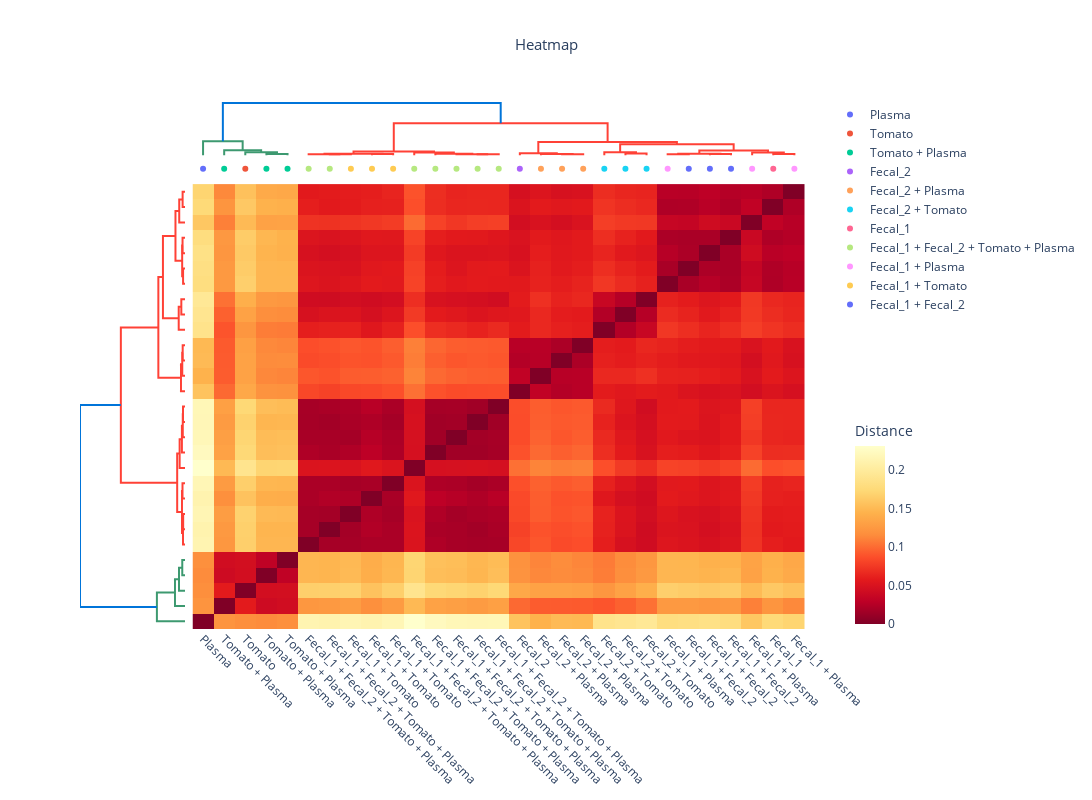

The cell this chart's notebook holds for it:
### Code cell
plot = memo.plot_heatmap(
    memo_matrix=memo_matrix_filtered,
    df_metadata=df_meta_sub,
    filename_col = 'Filename',
    label_col = 'contains',
    plotly_discrete_cm = px.colors.qualitative.Plotly,
    linkage_method='ward',
    linkage_metric = 'euclidean',
    heatmap_metric = 'braycurtis',
    norm = False,
    scaling= False
)

### Figure 1 — Plotly figure (JSON) as saved in the notebook; plotly's stock layout.template omitted (floating-point values rounded to 4 significant figures; data arrays with more than 128 entries replaced by an {"elided": "..."} marker saying what was removed)
{"data": [{"hoverinfo": "text", "marker": {"color": "rgb(61,153,112)"}, "mode": "lines", "showlegend": false, "type": "scatter", "x": [35, 35, 45, 45], "xaxis": "x", "y": [0, 232.7, 232.7, 0], "yaxis": "y2"}, {"hoverinfo": "text", "marker": {"color": "rgb(61,153,112)"}, "mode": "lines", "showlegend": false, "type": "scatter", "x": [25, 25, 40, 40], "xaxis": "x", "y": [0, 510.5, 510.5, 232.7], "yaxis": "y2"}, {"hoverinfo": "text", "marker": {"color": "rgb(61,153,112)"}, "mode": "lines", "showlegend": false, "type": "scatter", "x": [15, 15, 32.5, 32.5], "xaxis": "x", "y": [0, 856.0, 856.0, 510.5], "yaxis": "y2"}, {"hoverinfo": "text", "marker": {"color": "rgb(61,153,112)"}, "mode": "lines", "showlegend": false, "type": "scatter", "x": [5, 5, 23.75, 23.75], "xaxis": "x", "y": [0, 2398.0, 2398.0, 856.0], "yaxis": "y2"}, {"hoverinfo": "text", "marker": {"color": "rgb(255,65,54)"}, "mode": "lines", "showlegend": false, "type": "scatter", "x": [65, 65, 75, 75], "xaxis": "x", "y": [0, 156.3, 156.3, 0], "yaxis": "y2"}, {"hoverinfo": "text", "marker": {"color": "rgb(255,65,54)"}, "mode": "lines", "showlegend": false, "type": "scatter", "x": [55, 55, 70, 70], "xaxis": "x", "y": [0, 169.0, 169.0, 156.3], "yaxis": "y2"}, {"hoverinfo": "text", "marker": {"color": "rgb(255,65,54)"}, "mode": "lines", "showlegend": false, "type": "scatter", "x": [85, 85, 95, 95], "xaxis": "x", "y": [0, 213.5, 213.5, 0], "yaxis": "y2"}, {"hoverinfo": "text", "marker": {"color": "rgb(255,65,54)"}, "mode": "lines", "showlegend": false, "type": "scatter", "x": [62.5, 62.5, 90, 90], "xaxis": "x", "y": [169.0, 258.5, 258.5, 213.5], "yaxis": "y2"}, {"hoverinfo": "text", "marker": {"color": "rgb(255,65,54)"}, "mode": "lines", "showlegend": false, "type": "scatter", "x": [135, 135, 145, 145], "xaxis": "x", "y": [0, 167.8, 167.8, 0], "yaxis": "y2"}, {"hoverinfo": "text", "marker": {"color": "rgb(255,65,54)"}, "mode": "lines", "showlegend": false, "type": "scatter", "x": [125, 125, 140, 140], "xaxis": "x", "y": [0, 189.0, 189.0, 167.8], "yaxis": "y2"}, {"hoverinfo": "text", "marker": {"color": "rgb(255,65,54)"}, "mode": "lines", "showlegend": false, "type": "scatter", "x": [115, 115, 132.5, 132.5], "xaxis": "x", "y": [0, 264.8, 264.8, 189.0], "yaxis": "y2"}, {"hoverinfo": "text", "marker": {"color": "rgb(255,65,54)"}, "mode": "lines", "showlegend": false, "type": "scatter", "x": [105, 105, 123.8, 123.8], "xaxis": "x", "y": [0, 458.3, 458.3, 264.8], "yaxis": "y2"}, {"hoverinfo": "text", "marker": {"color": "rgb(255,65,54)"}, "mode": "lines", "showlegend": false, "type": "scatter", "x": [76.25, 76.25, 114.4, 114.4], "xaxis": "x", "y": [258.5, 667.3, 667.3, 458.3], "yaxis": "y2"}, {"hoverinfo": "text", "marker": {"color": "rgb(255,65,54)"}, "mode": "lines", "showlegend": false, "type": "scatter", "x": [175, 175, 185, 185], "xaxis": "x", "y": [0, 197.3, 197.3, 0], "yaxis": "y2"}, {"hoverinfo": "text", "marker": {"color": "rgb(255,65,54)"}, "mode": "lines", "showlegend": false, "type": "scatter", "x": [165, 165, 180, 180], "xaxis": "x", "y": [0, 233.9, 233.9, 197.3], "yaxis": "y2"}, {"hoverinfo": "text", "marker": {"color": "rgb(255,65,54)"}, "mode": "lines", "showlegend": false, "type": "scatter", "x": [155, 155, 172.5, 172.5], "xaxis": "x", "y": [0, 343.8, 343.8, 233.9], "yaxis": "y2"}, {"hoverinfo": "text", "marker": {"color": "rgb(255,65,54)"}, "mode": "lines", "showlegend": false, "type": "scatter", "x": [205, 205, 215, 215], "xaxis": "x", "y": [0, 314.1, 314.1, 0], "yaxis": "y2"}, {"hoverinfo": "text", "marker": {"color": "rgb(255,65,54)"}, "mode": "lines", "showlegend": false, "type": "scatter", "x": [195, 195, 210, 210], "xaxis": "x", "y": [0, 536.9, 536.9, 314.1], "yaxis": "y2"}, {"hoverinfo": "text", "marker": {"color": "rgb(255,65,54)"}, "mode": "lines", "showlegend": false, "type": "scatter", "x": [225, 225, 235, 235], "xaxis": "x", "y": [0, 164.1, 164.1, 0], "yaxis": "y2"}, {"hoverinfo": "text", "marker": {"color": "rgb(255,65,54)"}, "mode": "lines", "showlegend": false, "type": "scatter", "x": [245, 245, 255, 255], "xaxis": "x", "y": [0, 209.5, 209.5, 0], "yaxis": "y2"}, {"hoverinfo": "text", "marker": {"color": "rgb(255,65,54)"}, "mode": "lines", "showlegend": false, "type": "scatter", "x": [230, 230, 250, 250], "xaxis": "x", "y": [164.1, 241.6, 241.6, 209.5], "yaxis": "y2"}, {"hoverinfo": "text", "marker": {"color": "rgb(255,65,54)"}, "mode": "lines", "showlegend": false, "type": "scatter", "x": [275, 275, 285, 285], "xaxis": "x", "y": [0, 203.2, 203.2, 0], "yaxis": "y2"}, {"hoverinfo": "text", "marker": {"color": "rgb(255,65,54)"}, "mode": "lines", "showlegend": false, "type": "scatter", "x": [265, 265, 280, 280], "xaxis": "x", "y": [0, 492.2, 492.2, 203.2], "yaxis": "y2"}, {"hoverinfo": "text", "marker": {"color": "rgb(255,65,54)"}, "mode": "lines", "showlegend": false, "type": "scatter", "x": [240, 240, 272.5, 272.5], "xaxis": "x", "y": [241.6, 813.0, 813.0, 492.2], "yaxis": "y2"}, {"hoverinfo": "text", "marker": {"color": "rgb(255,65,54)"}, "mode": "lines", "showlegend": false, "type": "scatter", "x": [202.5, 202.5, 256.2, 256.2], "xaxis": "x", "y": [536.9, 1882.0, 1882.0, 813.0], "yaxis": "y2"}, {"hoverinfo": "text", "marker": {"color": "rgb(255,65,54)"}, "mode": "lines", "showlegend": false, "type": "scatter", "x": [163.8, 163.8, 229.4, 229.4], "xaxis": "x", "y": [343.8, 2274.0, 2274.0, 1882.0], "yaxis": "y2"}, {"hoverinfo": "text", "marker": {"color": "rgb(255,65,54)"}, "mode": "lines", "showlegend": false, "type": "scatter", "x": [95.31, 95.31, 196.6, 196.6], "xaxis": "x", "y": [667.3, 5474.0, 5474.0, 2274.0], "yaxis": "y2"}, {"hoverinfo": "text", "marker": {"color": "rgb(0,116,217)"}, "mode": "lines", "showlegend": false, "type": "scatter", "x": [14.38, 14.38, 145.9, 145.9], "xaxis": "x", "y": [2398.0, 8959.0, 8959.0, 5474.0], "yaxis": "y2"}, {"hoverinfo": "text", "marker": {"color": "rgb(61,153,112)"}, "mode": "lines", "showlegend": false, "type": "scatter", "x": [0, -232.7, -232.7, 0], "xaxis": "x2", "y": [35, 35, 45, 45], "yaxis": "y"}, {"hoverinfo": "text", "marker": {"color": "rgb(61,153,112)"}, "mode": "lines", "showlegend": false, "type": "scatter", "x": [0, -510.5, -510.5, -232.7], "xaxis": "x2", "y": [25, 25, 40, 40], "yaxis": "y"}, {"hoverinfo": "text", "marker": {"color": "rgb(61,153,112)"}, "mode": "lines", "showlegend": false, "type": "scatter", "x": [0, -856.0, -856.0, -510.5], "xaxis": "x2", "y": [15, 15, 32.5, 32.5], "yaxis": "y"}, {"hoverinfo": "text", "marker": {"color": "rgb(61,153,112)"}, "mode": "lines", "showlegend": false, "type": "scatter", "x": [0, -2398.0, -2398.0, -856.0], "xaxis": "x2", "y": [5, 5, 23.75, 23.75], "yaxis": "y"}, {"hoverinfo": "text", "marker": {"color": "rgb(255,65,54)"}, "mode": "lines", "showlegend": false, "type": "scatter", "x": [0, -156.3, -156.3, 0], "xaxis": "x2", "y": [65, 65, 75, 75], "yaxis": "y"}, {"hoverinfo": "text", "marker": {"color": "rgb(255,65,54)"}, "mode": "lines", "showlegend": false, "type": "scatter", "x": [0, -169.0, -169.0, -156.3], "xaxis": "x2", "y": [55, 55, 70, 70], "yaxis": "y"}, {"hoverinfo": "text", "marker": {"color": "rgb(255,65,54)"}, "mode": "lines", "showlegend": false, "type": "scatter", "x": [0, -213.5, -213.5, 0], "xaxis": "x2", "y": [85, 85, 95, 95], "yaxis": "y"}, {"hoverinfo": "text", "marker": {"color": "rgb(255,65,54)"}, "mode": "lines", "showlegend": false, "type": "scatter", "x": [-169.0, -258.5, -258.5, -213.5], "xaxis": "x2", "y": [62.5, 62.5, 90, 90], "yaxis": "y"}, {"hoverinfo": "text", "marker": {"color": "rgb(255,65,54)"}, "mode": "lines", "showlegend": false, "type": "scatter", "x": [0, -167.8, -167.8, 0], "xaxis": "x2", "y": [135, 135, 145, 145], "yaxis": "y"}, {"hoverinfo": "text", "marker": {"color": "rgb(255,65,54)"}, "mode": "lines", "showlegend": false, "type": "scatter", "x": [0, -189.0, -189.0, -167.8], "xaxis": "x2", "y": [125, 125, 140, 140], "yaxis": "y"}, {"hoverinfo": "text", "marker": {"color": "rgb(255,65,54)"}, "mode": "lines", "showlegend": false, "type": "scatter", "x": [0, -264.8, -264.8, -189.0], "xaxis": "x2", "y": [115, 115, 132.5, 132.5], "yaxis": "y"}, {"hoverinfo": "text", "marker": {"color": "rgb(255,65,54)"}, "mode": "lines", "showlegend": false, "type": "scatter", "x": [0, -458.3, -458.3, -264.8], "xaxis": "x2", "y": [105, 105, 123.8, 123.8], "yaxis": "y"}, {"hoverinfo": "text", "marker": {"color": "rgb(255,65,54)"}, "mode": "lines", "showlegend": false, "type": "scatter", "x": [-258.5, -667.3, -667.3, -458.3], "xaxis": "x2", "y": [76.25, 76.25, 114.4, 114.4], "yaxis": "y"}, {"hoverinfo": "text", "marker": {"color": "rgb(255,65,54)"}, "mode": "lines", "showlegend": false, "type": "scatter", "x": [0, -197.3, -197.3, 0], "xaxis": "x2", "y": [175, 175, 185, 185], "yaxis": "y"}, {"hoverinfo": "text", "marker": {"color": "rgb(255,65,54)"}, "mode": "lines", "showlegend": false, "type": "scatter", "x": [0, -233.9, -233.9, -197.3], "xaxis": "x2", "y": [165, 165, 180, 180], "yaxis": "y"}, {"hoverinfo": "text", "marker": {"color": "rgb(255,65,54)"}, "mode": "lines", "showlegend": false, "type": "scatter", "x": [0, -343.8, -343.8, -233.9], "xaxis": "x2", "y": [155, 155, 172.5, 172.5], "yaxis": "y"}, {"hoverinfo": "text", "marker": {"color": "rgb(255,65,54)"}, "mode": "lines", "showlegend": false, "type": "scatter", "x": [0, -314.1, -314.1, 0], "xaxis": "x2", "y": [205, 205, 215, 215], "yaxis": "y"}, {"hoverinfo": "text", "marker": {"color": "rgb(255,65,54)"}, "mode": "lines", "showlegend": false, "type": "scatter", "x": [0, -536.9, -536.9, -314.1], "xaxis": "x2", "y": [195, 195, 210, 210], "yaxis": "y"}, {"hoverinfo": "text", "marker": {"color": "rgb(255,65,54)"}, "mode": "lines", "showlegend": false, "type": "scatter", "x": [0, -164.1, -164.1, 0], "xaxis": "x2", "y": [225, 225, 235, 235], "yaxis": "y"}, {"hoverinfo": "text", "marker": {"color": "rgb(255,65,54)"}, "mode": "lines", "showlegend": false, "type": "scatter", "x": [0, -209.5, -209.5, 0], "xaxis": "x2", "y": [245, 245, 255, 255], "yaxis": "y"}, {"hoverinfo": "text", "marker": {"color": "rgb(255,65,54)"}, "mode": "lines", "showlegend": false, "type": "scatter", "x": [-164.1, -241.6, -241.6, -209.5], "xaxis": "x2", "y": [230, 230, 250, 250], "yaxis": "y"}, {"hoverinfo": "text", "marker": {"color": "rgb(255,65,54)"}, "mode": "lines", "showlegend": false, "type": "scatter", "x": [0, -203.2, -203.2, 0], "xaxis": "x2", "y": [275, 275, 285, 285], "yaxis": "y"}, {"hoverinfo": "text", "marker": {"color": "rgb(255,65,54)"}, "mode": "lines", "showlegend": false, "type": "scatter", "x": [0, -492.2, -492.2, -203.2], "xaxis": "x2", "y": [265, 265, 280, 280], "yaxis": "y"}, {"hoverinfo": "text", "marker": {"color": "rgb(255,65,54)"}, "mode": "lines", "showlegend": false, "type": "scatter", "x": [-241.6, -813.0, -813.0, -492.2], "xaxis": "x2", "y": [240, 240, 272.5, 272.5], "yaxis": "y"}, {"hoverinfo": "text", "marker": {"color": "rgb(255,65,54)"}, "mode": "lines", "showlegend": false, "type": "scatter", "x": [-536.9, -1882.0, -1882.0, -813.0], "xaxis": "x2", "y": [202.5, 202.5, 256.2, 256.2], "yaxis": "y"}, {"hoverinfo": "text", "marker": {"color": "rgb(255,65,54)"}, "mode": "lines", "showlegend": false, "type": "scatter", "x": [-343.8, -2274.0, -2274.0, -1882.0], "xaxis": "x2", "y": [163.8, 163.8, 229.4, 229.4], "yaxis": "y"}, {"hoverinfo": "text", "marker": {"color": "rgb(255,65,54)"}, "mode": "lines", "showlegend": false, "type": "scatter", "x": [-667.3, -5474.0, -5474.0, -2274.0], "xaxis": "x2", "y": [95.31, 95.31, 196.6, 196.6], "yaxis": "y"}, {"hoverinfo": "text", "marker": {"color": "rgb(0,116,217)"}, "mode": "lines", "showlegend": false, "type": "scatter", "x": [-2398.0, -8959.0, -8959.0, -5474.0], "xaxis": "x2", "y": [14.38, 14.38, 145.9, 145.9], "yaxis": "y"}, {"colorbar": {"len": 0.4, "title": {"text": "Distance"}, "y": 0.2, "ypad": 5}, "colorscale": [[0, "rgb(255,255,204)"], [0.125, "rgb(255,237,160)"], [0.25, "rgb(254,217,118)"], [0.375, "rgb(254,178,76)"], [0.5, "rgb(253,141,60)"], [0.625, "rgb(252,78,42)"], [0.75, "rgb(227,26,28)"], [0.875, "rgb(189,0,38)"], [1, "rgb(128,0,38)"]], "reversescale": true, "showlegend": false, "type": "heatmap", "x": [5, 15, 25, 35, 45, 55, 65, 75, 85, 95, 105, 115, 125, 135, 145, 155, 165, 175, 185, 195, 205, 215, 225, 235, 245, 255, 265, 275, 285], "y": [5, 15, 25, 35, 45, 55, 65, 75, 85, 95, 105, 115, 125, 135, 145, 155, 165, 175, 185, 195, 205, 215, 225, 235, 245, 255, 265, 275, 285], "z": {"elided": "29x29 float values"}}, {"marker": {"color": "#636EFA"}, "mode": "markers", "name": "Plasma", "type": "scatter", "x": [5], "xaxis": "x", "y": [1], "yaxis": "y3"}, {"marker": {"color": "#EF553B"}, "mode": "markers", "name": "Tomato", "type": "scatter", "x": [25], "xaxis": "x", "y": [1], "yaxis": "y3"}, {"marker": {"color": "#00CC96"}, "mode": "markers", "name": "Tomato + Plasma", "type": "scatter", "x": [15, 35, 45], "xaxis": "x", "y": [1, 1, 1], "yaxis": "y3"}, {"marker": {"color": "#AB63FA"}, "mode": "markers", "name": "Fecal_2", "type": "scatter", "x": [155], "xaxis": "x", "y": [1], "yaxis": "y3"}, {"marker": {"color": "#FFA15A"}, "mode": "markers", "name": "Fecal_2 + Plasma", "type": "scatter", "x": [165, 175, 185], "xaxis": "x", "y": [1, 1, 1], "yaxis": "y3"}, {"marker": {"color": "#19D3F3"}, "mode": "markers", "name": "Fecal_2 + Tomato", "type": "scatter", "x": [195, 205, 215], "xaxis": "x", "y": [1, 1, 1], "yaxis": "y3"}, {"marker": {"color": "#FF6692"}, "mode": "markers", "name": "Fecal_1", "type": "scatter", "x": [275], "xaxis": "x", "y": [1], "yaxis": "y3"}, {"marker": {"color": "#B6E880"}, "mode": "markers", "name": "Fecal_1 + Fecal_2 + Tomato + Plasma", "type": "scatter", "x": [55, 65, 105, 115, 125, 135, 145], "xaxis": "x", "y": [1, 1, 1, 1, 1, 1, 1], "yaxis": "y3"}, {"marker": {"color": "#FF97FF"}, "mode": "markers", "name": "Fecal_1 + Plasma", "type": "scatter", "x": [225, 265, 285], "xaxis": "x", "y": [1, 1, 1], "yaxis": "y3"}, {"marker": {"color": "#FECB52"}, "mode": "markers", "name": "Fecal_1 + Tomato", "type": "scatter", "x": [75, 85, 95], "xaxis": "x", "y": [1, 1, 1], "yaxis": "y3"}, {"marker": {"color": "#636EFA"}, "mode": "markers", "name": "Fecal_1 + Fecal_2", "type": "scatter", "x": [235, 245, 255], "xaxis": "x", "y": [1, 1, 1], "yaxis": "y3"}], "layout": {"autosize": false, "height": 800, "hovermode": "closest", "legend": {"orientation": "v", "x": 1, "y": 1}, "paper_bgcolor": "rgb(255,255,255)", "plot_bgcolor": "rgba(0,0,0,0)", "showlegend": true, "title": {"font": {"size": 15}, "text": "Heatmap", "x": 0.5}, "width": 1200, "xaxis": {"domain": [0.15, 1], "mirror": false, "rangemode": "tozero", "showgrid": false, "showline": false, "showticklabels": true, "tickangle": 45, "tickmode": "array", "ticks": "", "ticktext": ["Plasma", "Tomato + Plasma", "Tomato", "Tomato + Plasma", "Tomato + Plasma", "Fecal_1 + Fecal_2 + Tomato + Plasma", "Fecal_1 + Fecal_2 + Tomato + Plasma", "Fecal_1 + Tomato", "Fecal_1 + Tomato", "Fecal_1 + Tomato", "Fecal_1 + Fecal_2 + Tomato + Plasma", "Fecal_1 + Fecal_2 + Tomato + Plasma", "Fecal_1 + Fecal_2 + Tomato + Plasma", "Fecal_1 + Fecal_2 + Tomato + Plasma", "Fecal_1 + Fecal_2 + Tomato + Plasma", "Fecal_2", "Fecal_2 + Plasma", "Fecal_2 + Plasma", "Fecal_2 + Plasma", "Fecal_2 + Tomato", "Fecal_2 + Tomato", "Fecal_2 + Tomato", "Fecal_1 + Plasma", "Fecal_1 + Fecal_2", "Fecal_1 + Fecal_2", "Fecal_1 + Fecal_2", "Fecal_1 + Plasma", "Fecal_1", "Fecal_1 + Plasma"], "tickvals": [5, 15, 25, 35, 45, 55, 65, 75, 85, 95, 105, 115, 125, 135, 145, 155, 165, 175, 185, 195, 205, 215, 225, 235, 245, 255, 265, 275, 285], "type": "linear", "zeroline": false}, "xaxis2": {"domain": [0, 0.14], "mirror": false, "showgrid": false, "showline": false, "showticklabels": false, "tickangle": 45, "ticks": "", "zeroline": false}, "yaxis": {"domain": [0, 0.87], "mirror": false, "rangemode": "tozero", "showgrid": false, "showline": false, "showticklabels": false, "ticks": "", "type": "linear", "zeroline": false}, "yaxis2": {"domain": [0.89, 1], "mirror": false, "showgrid": false, "showline": false, "showticklabels": false, "ticks": "", "zeroline": false}, "yaxis3": {"domain": [0.84, 0.9], "mirror": false, "showgrid": false, "showline": false, "showticklabels": false, "ticks": "", "zeroline": false}}}
